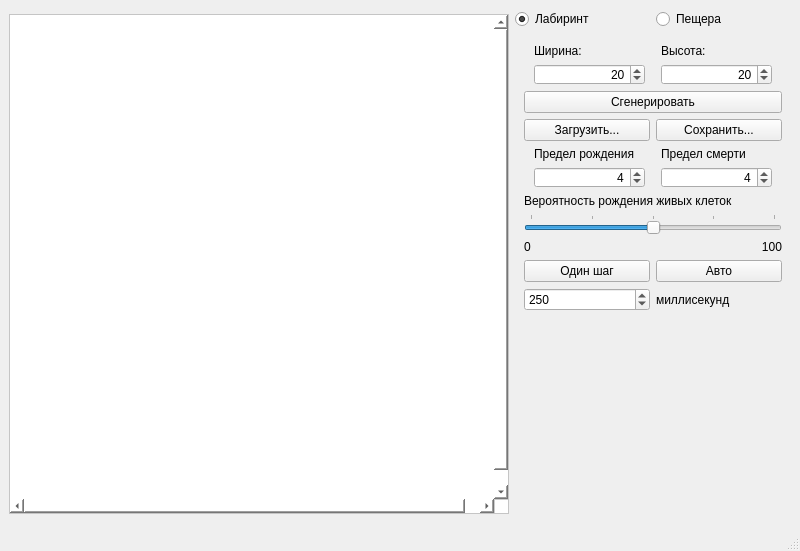
<?xml version="1.0" encoding="UTF-8"?>
<ui version="4.0">
 <class>MainWindow</class>
 <widget class="QMainWindow" name="MainWindow">
  <property name="geometry">
   <rect>
    <x>0</x>
    <y>0</y>
    <width>800</width>
    <height>551</height>
   </rect>
  </property>
  <property name="minimumSize">
   <size>
    <width>800</width>
    <height>550</height>
   </size>
  </property>
  <property name="maximumSize">
   <size>
    <width>800</width>
    <height>551</height>
   </size>
  </property>
  <property name="windowTitle">
   <string>Генератор Лабиринтов и Пещер</string>
  </property>
  <widget class="QWidget" name="centralwidget">
   <layout class="QHBoxLayout" name="horizontalLayout_7">
    <item>
     <widget class="QGraphicsView" name="mainGraphicView">
      <property name="minimumSize">
       <size>
        <width>500</width>
        <height>500</height>
       </size>
      </property>
      <property name="maximumSize">
       <size>
        <width>500</width>
        <height>500</height>
       </size>
      </property>
      <property name="styleSheet">
       <string notr="true">background-color: rgb(255, 255, 255);</string>
      </property>
      <property name="sceneRect">
       <rectf>
        <x>0.000000000000000</x>
        <y>0.000000000000000</y>
        <width>500.000000000000000</width>
        <height>500.000000000000000</height>
       </rectf>
      </property>
     </widget>
    </item>
    <item>
     <layout class="QVBoxLayout" name="verticalLayout_9">
      <item>
       <layout class="QHBoxLayout" name="horizontalLayout_6">
        <item>
         <widget class="QRadioButton" name="mazeRadioButton">
          <property name="text">
           <string>Лабиринт</string>
          </property>
          <property name="checked">
           <bool>true</bool>
          </property>
          <attribute name="buttonGroup">
           <string notr="true">buttonGroup</string>
          </attribute>
         </widget>
        </item>
        <item>
         <widget class="QRadioButton" name="cavesRadioButton">
          <property name="text">
           <string>Пещера</string>
          </property>
          <attribute name="buttonGroup">
           <string notr="true">buttonGroup</string>
          </attribute>
         </widget>
        </item>
       </layout>
      </item>
      <item>
       <widget class="QStackedWidget" name="stackedWidget">
        <property name="minimumSize">
         <size>
          <width>200</width>
          <height>0</height>
         </size>
        </property>
        <property name="maximumSize">
         <size>
          <width>500</width>
          <height>16777215</height>
         </size>
        </property>
        <property name="currentIndex">
         <number>1</number>
        </property>
        <widget class="QWidget" name="pageMaze">
         <layout class="QVBoxLayout" name="verticalLayout_10">
          <item>
           <layout class="QVBoxLayout" name="verticalLayout_3">
            <item>
             <layout class="QHBoxLayout" name="horizontalLayout_2">
              <item>
               <layout class="QVBoxLayout" name="verticalLayout_2">
                <item>
                 <widget class="QLabel" name="labelMazeWidth">
                  <property name="text">
                   <string>Ширина:</string>
                  </property>
                 </widget>
                </item>
                <item>
                 <widget class="QSpinBox" name="spinBoxMazeWidth">
                  <property name="minimumSize">
                   <size>
                    <width>110</width>
                    <height>21</height>
                   </size>
                  </property>
                  <property name="maximumSize">
                   <size>
                    <width>111</width>
                    <height>21</height>
                   </size>
                  </property>
                  <property name="alignment">
                   <set>Qt::AlignRight|Qt::AlignTrailing|Qt::AlignVCenter</set>
                  </property>
                  <property name="minimum">
                   <number>1</number>
                  </property>
                  <property name="maximum">
                   <number>50</number>
                  </property>
                  <property name="value">
                   <number>10</number>
                  </property>
                 </widget>
                </item>
               </layout>
              </item>
              <item>
               <layout class="QVBoxLayout" name="verticalLayout">
                <item>
                 <widget class="QLabel" name="labelMazeHeight">
                  <property name="text">
                   <string>Высота:</string>
                  </property>
                 </widget>
                </item>
                <item>
                 <widget class="QSpinBox" name="spinBoxMazeHeight">
                  <property name="minimumSize">
                   <size>
                    <width>110</width>
                    <height>21</height>
                   </size>
                  </property>
                  <property name="maximumSize">
                   <size>
                    <width>111</width>
                    <height>21</height>
                   </size>
                  </property>
                  <property name="alignment">
                   <set>Qt::AlignRight|Qt::AlignTrailing|Qt::AlignVCenter</set>
                  </property>
                  <property name="minimum">
                   <number>1</number>
                  </property>
                  <property name="maximum">
                   <number>50</number>
                  </property>
                  <property name="value">
                   <number>10</number>
                  </property>
                 </widget>
                </item>
               </layout>
              </item>
             </layout>
            </item>
            <item>
             <widget class="QPushButton" name="generateMazeButton">
              <property name="text">
               <string>Сгенерировать</string>
              </property>
             </widget>
            </item>
            <item>
             <layout class="QHBoxLayout" name="horizontalLayout">
              <item>
               <widget class="QPushButton" name="loadMazeButton">
                <property name="text">
                 <string>Загрузить...</string>
                </property>
               </widget>
              </item>
              <item>
               <widget class="QPushButton" name="saveMazeButton">
                <property name="text">
                 <string>Сохранить...</string>
                </property>
               </widget>
              </item>
             </layout>
            </item>
           </layout>
          </item>
          <item>
           <spacer name="verticalSpacer">
            <property name="orientation">
             <enum>Qt::Vertical</enum>
            </property>
            <property name="sizeHint" stdset="0">
             <size>
              <width>20</width>
              <height>300</height>
             </size>
            </property>
           </spacer>
          </item>
         </layout>
        </widget>
        <widget class="QWidget" name="pageCave">
         <layout class="QVBoxLayout" name="verticalLayout_14">
          <item>
           <layout class="QVBoxLayout" name="verticalLayout_6">
            <item>
             <layout class="QHBoxLayout" name="horizontalLayout_4">
              <item>
               <layout class="QVBoxLayout" name="verticalLayout_4">
                <item>
                 <widget class="QLabel" name="labelCavesWidth">
                  <property name="text">
                   <string>Ширина:</string>
                  </property>
                 </widget>
                </item>
                <item>
                 <widget class="QSpinBox" name="spinBoxCavesWidth">
                  <property name="minimumSize">
                   <size>
                    <width>110</width>
                    <height>21</height>
                   </size>
                  </property>
                  <property name="maximumSize">
                   <size>
                    <width>111</width>
                    <height>21</height>
                   </size>
                  </property>
                  <property name="alignment">
                   <set>Qt::AlignRight|Qt::AlignTrailing|Qt::AlignVCenter</set>
                  </property>
                  <property name="minimum">
                   <number>1</number>
                  </property>
                  <property name="maximum">
                   <number>50</number>
                  </property>
                  <property name="value">
                   <number>20</number>
                  </property>
                 </widget>
                </item>
               </layout>
              </item>
              <item>
               <layout class="QVBoxLayout" name="verticalLayout_5">
                <item>
                 <widget class="QLabel" name="labelCavesHeight">
                  <property name="text">
                   <string>Высота:</string>
                  </property>
                 </widget>
                </item>
                <item>
                 <widget class="QSpinBox" name="spinBoxCavesHeight">
                  <property name="minimumSize">
                   <size>
                    <width>110</width>
                    <height>21</height>
                   </size>
                  </property>
                  <property name="maximumSize">
                   <size>
                    <width>111</width>
                    <height>21</height>
                   </size>
                  </property>
                  <property name="alignment">
                   <set>Qt::AlignRight|Qt::AlignTrailing|Qt::AlignVCenter</set>
                  </property>
                  <property name="minimum">
                   <number>1</number>
                  </property>
                  <property name="maximum">
                   <number>50</number>
                  </property>
                  <property name="value">
                   <number>20</number>
                  </property>
                 </widget>
                </item>
               </layout>
              </item>
             </layout>
            </item>
            <item>
             <widget class="QPushButton" name="generateCavesButton">
              <property name="text">
               <string>Сгенерировать</string>
              </property>
             </widget>
            </item>
            <item>
             <layout class="QHBoxLayout" name="horizontalLayout_3">
              <item>
               <widget class="QPushButton" name="loadCavesButton">
                <property name="text">
                 <string>Загрузить...</string>
                </property>
               </widget>
              </item>
              <item>
               <widget class="QPushButton" name="saveCavesButton">
                <property name="text">
                 <string>Сохранить...</string>
                </property>
               </widget>
              </item>
             </layout>
            </item>
           </layout>
          </item>
          <item>
           <layout class="QHBoxLayout" name="horizontalLayout_5">
            <item>
             <layout class="QVBoxLayout" name="verticalLayout_7">
              <item>
               <widget class="QLabel" name="labelBirthLimit">
                <property name="text">
                 <string>Предел рождения</string>
                </property>
               </widget>
              </item>
              <item>
               <widget class="QSpinBox" name="spinBoxBirthLimit">
                <property name="minimumSize">
                 <size>
                  <width>110</width>
                  <height>21</height>
                 </size>
                </property>
                <property name="maximumSize">
                 <size>
                  <width>111</width>
                  <height>21</height>
                 </size>
                </property>
                <property name="alignment">
                 <set>Qt::AlignRight|Qt::AlignTrailing|Qt::AlignVCenter</set>
                </property>
                <property name="minimum">
                 <number>0</number>
                </property>
                <property name="maximum">
                 <number>7</number>
                </property>
                <property name="value">
                 <number>4</number>
                </property>
               </widget>
              </item>
             </layout>
            </item>
            <item>
             <layout class="QVBoxLayout" name="verticalLayout_8">
              <item>
               <widget class="QLabel" name="labelDeathLimit">
                <property name="text">
                 <string>Предел смерти</string>
                </property>
               </widget>
              </item>
              <item>
               <widget class="QSpinBox" name="spinBoxDeathLimit">
                <property name="minimumSize">
                 <size>
                  <width>110</width>
                  <height>21</height>
                 </size>
                </property>
                <property name="maximumSize">
                 <size>
                  <width>111</width>
                  <height>21</height>
                 </size>
                </property>
                <property name="alignment">
                 <set>Qt::AlignRight|Qt::AlignTrailing|Qt::AlignVCenter</set>
                </property>
                <property name="maximum">
                 <number>7</number>
                </property>
                <property name="value">
                 <number>4</number>
                </property>
               </widget>
              </item>
             </layout>
            </item>
           </layout>
          </item>
          <item>
           <layout class="QVBoxLayout" name="verticalLayout_12">
            <item>
             <widget class="QLabel" name="label_7">
              <property name="text">
               <string>Вероятность рождения живых клеток</string>
              </property>
             </widget>
            </item>
            <item>
             <layout class="QVBoxLayout" name="verticalLayout_11">
              <item>
               <widget class="QSlider" name="live_dead_cells_rate_slider">
                <property name="minimum">
                 <number>0</number>
                </property>
                <property name="maximum">
                 <number>100</number>
                </property>
                <property name="value">
                 <number>50</number>
                </property>
                <property name="tracking">
                 <bool>true</bool>
                </property>
                <property name="orientation">
                 <enum>Qt::Horizontal</enum>
                </property>
                <property name="tickPosition">
                 <enum>QSlider::TicksAbove</enum>
                </property>
                <property name="tickInterval">
                 <number>25</number>
                </property>
               </widget>
              </item>
              <item>
               <layout class="QHBoxLayout" name="horizontalLayout_8">
                <item>
                 <widget class="QLabel" name="label_8">
                  <property name="text">
                   <string>0</string>
                  </property>
                 </widget>
                </item>
                <item>
                 <widget class="QLabel" name="label_9">
                  <property name="text">
                   <string>100</string>
                  </property>
                  <property name="alignment">
                   <set>Qt::AlignRight|Qt::AlignTrailing|Qt::AlignVCenter</set>
                  </property>
                 </widget>
                </item>
               </layout>
              </item>
             </layout>
            </item>
           </layout>
          </item>
          <item>
           <layout class="QVBoxLayout" name="verticalLayout_13">
            <item>
             <layout class="QHBoxLayout" name="horizontalLayout_10">
              <item>
               <widget class="QPushButton" name="oneStepButton">
                <property name="text">
                 <string>Один шаг</string>
                </property>
               </widget>
              </item>
              <item>
               <widget class="QPushButton" name="autoStepButton">
                <property name="text">
                 <string>Авто</string>
                </property>
               </widget>
              </item>
             </layout>
            </item>
            <item>
             <layout class="QHBoxLayout" name="horizontalLayout_9">
              <item>
               <widget class="QSpinBox" name="spinBoxDelay">
                <property name="minimum">
                 <number>100</number>
                </property>
                <property name="maximum">
                 <number>1000</number>
                </property>
                <property name="singleStep">
                 <number>50</number>
                </property>
                <property name="value">
                 <number>250</number>
                </property>
               </widget>
              </item>
              <item>
               <widget class="QLabel" name="label">
                <property name="text">
                 <string>миллисекунд</string>
                </property>
               </widget>
              </item>
             </layout>
            </item>
           </layout>
          </item>
          <item>
           <spacer name="verticalSpacer_2">
            <property name="orientation">
             <enum>Qt::Vertical</enum>
            </property>
            <property name="sizeHint" stdset="0">
             <size>
              <width>20</width>
              <height>72</height>
             </size>
            </property>
           </spacer>
          </item>
         </layout>
        </widget>
       </widget>
      </item>
     </layout>
    </item>
   </layout>
  </widget>
  <widget class="QStatusBar" name="statusbar"/>
 </widget>
 <resources/>
 <connections/>
 <buttongroups>
  <buttongroup name="buttonGroup"/>
 </buttongroups>
</ui>
